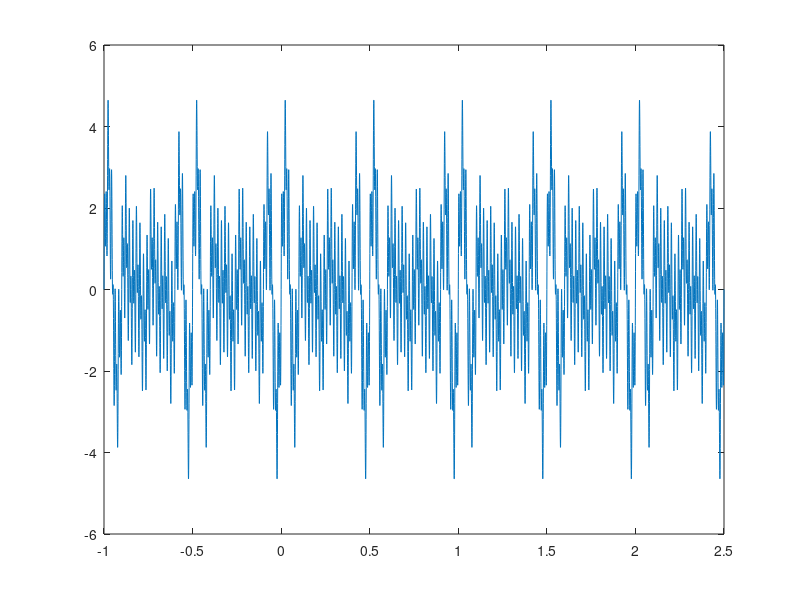

The MATLAB script that drew this image: (Note: this script raises an error after producing the figure.)
clear; close all; clc;
fs = 2500; 
nchan = 1;
nrpt = 32;
start_time = -1;
end_time = 2.5;
nsamples = (end_time - start_time) * fs + 1;

data = [];
freqs_to_use = [8, 10, 12, 50, 100];
for k = 1:nrpt
    data.time{k} = linspace(start_time, end_time, nsamples);
    data.trial{k} = sin(2*pi*0*data.time{k});
    for ff = freqs_to_use
        data.trial{k} = data.trial{k}+sin(2*pi*ff*data.time{k}); %randn(nchan, nsamples);
    end
end
data.label = cellstr(num2str((1:nchan).'));
figure(); plot(data.time{1}, data.trial{1}(1, :))
%%
cfg = [];
cfg.resamplefs = 1000;
dataout1 = ft_resampledata(cfg, data);
figure(); plot(dataout1.time{1}, dataout1.trial{1}(1, :))
%%
cfg.lpfilter = 'yes';
cfg.lpfilttype = 'firws';
cfg.lpfreq = 100;
dataout2 = ft_resampledata(cfg, data);
figure(); plot(dataout2.time{1}, dataout2.trial{1}(1, :))
%%
cfg.lpfreq = 90;
dataout3 = ft_resampledata(cfg, data);
figure(); plot(dataout3.time{1}, dataout3.trial{1}(1, :))
%%
cfg = [];
cfg.time = dataout1.time;
dataout4 = ft_resampledata(cfg, data);
figure(); plot(dataout4.time{1}, dataout4.trial{1}(1, :))
%%
cfg.lpfilter = 'yes';
cfg.lpfilttype = 'firws';
cfg.lpfreq = 100;
dataout5 = ft_resampledata(cfg, data);
figure(); plot(dataout5.time{1}, dataout5.trial{1}(1, :))
%%
cfg = [];
cfg.resamplefs = 500;
cfg.method = 'downsample';
dataout6 = ft_resampledata(cfg, data);
figure(); plot(dataout6.time{1}, dataout6.trial{1}(1, :))
%%
cfg.lpfilter = 'yes';
cfg.lpfilttype = 'firws';
cfg.lpfreq = 100;
dataout7 = ft_resampledata(cfg, data);
figure(); plot(dataout7.time{1}, dataout7.trial{1}(1, :))
%%
cfg = [];
cfg.method = 'mtmfft';
cfg.tapsmofrq = 1;
cfg.pad = 4;
freq = ft_freqanalysis(cfg, data);
freq1 = ft_freqanalysis(cfg, dataout1);
freq2 = ft_freqanalysis(cfg, dataout2);
freq3 = ft_freqanalysis(cfg, dataout3);
freq4 = ft_freqanalysis(cfg, dataout4);
freq5 = ft_freqanalysis(cfg, dataout5);
freq6 = ft_freqanalysis(cfg, dataout6);
freq7 = ft_freqanalysis(cfg, dataout7);
%%
cmap = ft_colormap('Set1');

figure; hold on;
plot(freq.freq, (log10(freq.powspctrm)), 'color', cmap(1, :), 'linewidth', 2);
plot(freq1.freq, (log10(freq1.powspctrm)), 'color', cmap(2, :), 'linewidth', 2);
plot(freq2.freq, (log10(freq2.powspctrm)), 'color', cmap(3, :), 'linewidth', 2);
plot(freq3.freq, (log10(freq3.powspctrm)), 'color', cmap(4, :), 'linewidth', 2);
plot(freq4.freq, (log10(freq4.powspctrm)), 'color', cmap(5, :), 'linewidth', 2);
plot(freq5.freq, (log10(freq5.powspctrm)), 'color', cmap(7, :), 'linewidth', 2);
plot(freq6.freq, (log10(freq6.powspctrm)), 'color', cmap(8, :), 'linewidth', 2);
plot(freq7.freq, (log10(freq7.powspctrm)), 'color', cmap(9, :), 'linewidth', 2);
legend({'rs_native', 'rs_firws100', 'rs_firws090', 'interp1', 'interp1_firws100', ...
    'downsample', 'downsample_firws100', 'original'}, 'Interpreter','none')
xlabel('Frequency (Hz)')
ylabel('power')
